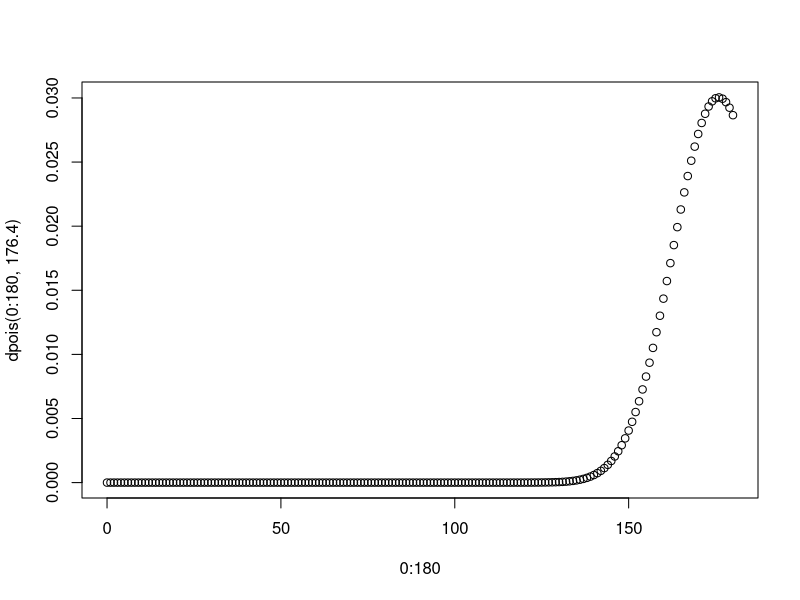

R code for this plot:

# --------- Ejercicio 2-------

#x = número de pasajeros / vuelo
#p(x<=180)
#2% no se presentan -> 3.6 personas (promedio de personas que no se presenta al vuelvo)
#98% se presentan -> 176.4 personas
1 - sum(dpois (0:180, 176.4))


plot(0:180, dpois (0:180, 176.4))
